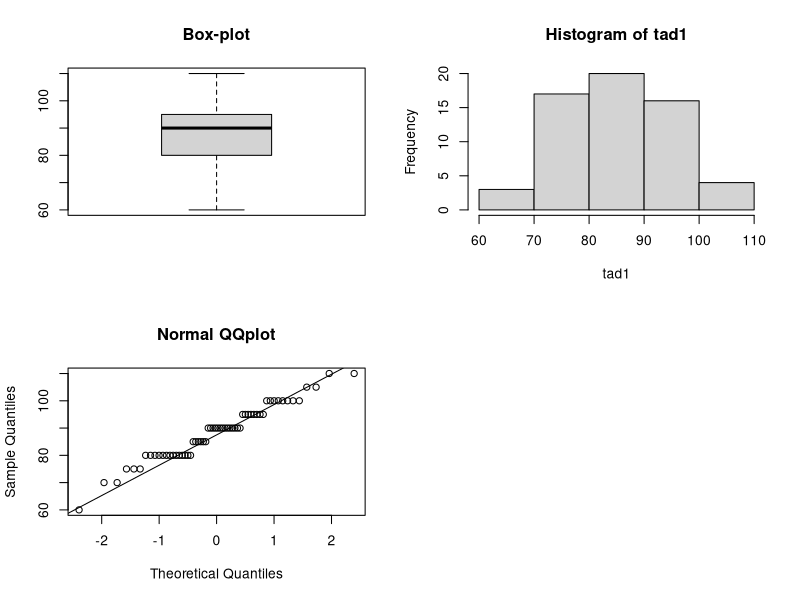
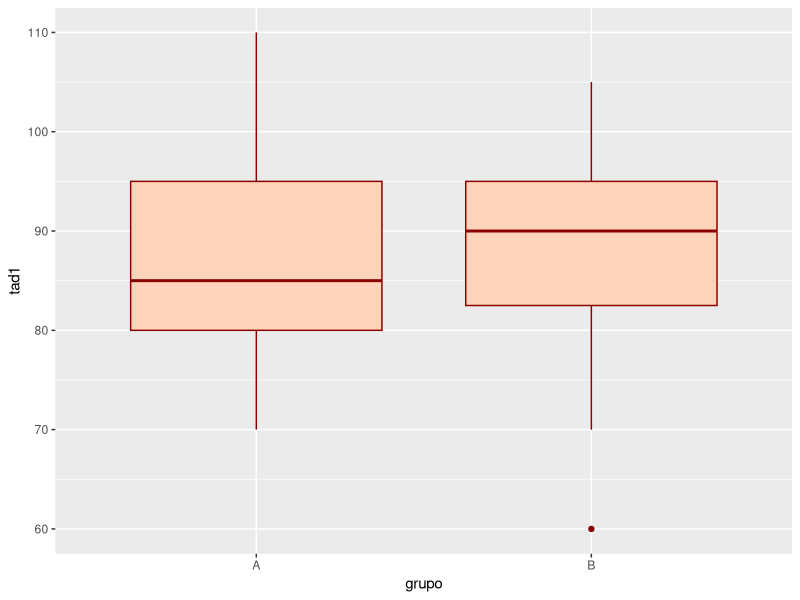
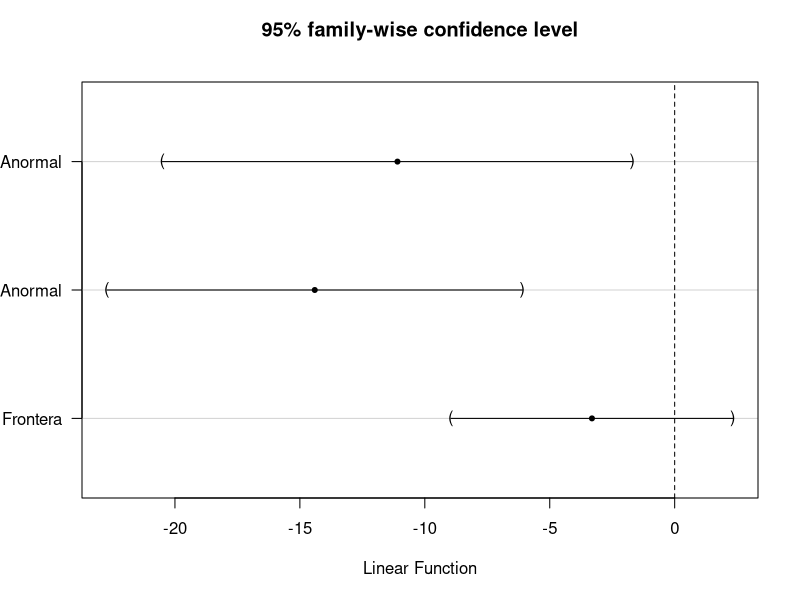

The R source for these figures, in order:
## ---- chunk 1
knitr::opts_chunk$set(echo = TRUE)
## ---- chunk 2

library(dplyr)
library(readxl)
library(magrittr)
library(ggplot2)
library(grid)
library(gridExtra)

hta <- read_excel("datasets/hta.xls")
## ---- chunk 3

oldpar<-par(mfrow=c(1,1)) # Guarda los parámetros para el dibgujo
par(mfrow=c(2,2)) # Dibuja cuatro gráficos por grafico
with(hta, boxplot(tad1, main="Box-plot") )

with(hta, hist(tad1) )

with(hta, qqnorm(tad1, main="Normal QQplot") );with(hta, qqline(tad1) )

par(oldpar) # Vuelve a los parámetros de dibujo originales

## ---- chunk 4
 
#Plot the data
bp <- ggplot(hta, aes(x = grupo, y = tad1)) + 
  geom_boxplot(fill = "#ffd3b9", color = "darkred")
bp
## ---- chunk 5
library(readxl)
library(dplyr)
library(magrittr)
diabetes <- read_excel("datasets/diabetes.xls")
sapply(diabetes, class)
diabetes_factor <- diabetes %>%
  mutate_if(sapply(diabetes, is.character), as.factor) %>%
  select (-numpacie)

diabetes%>% 
  group_by(ecg) %>% 
  summarise( n=n(),
    mean = mean(edat),
            sd=sd(edat)) 
anova<-aov(edat~ecg,data=diabetes_factor)
summary(anova)


library(multcomp)
tuk <- glht(anova, linfct = mcp(ecg = "Tukey"))

  print(summary(tuk)) # pairwise tests
  print(confint(tuk, level=0.95)) # confidence intervals
  print(cld(tuk, level=0.05)) # compact letter display

  plot(confint(tuk))
## ---- chunk 6
